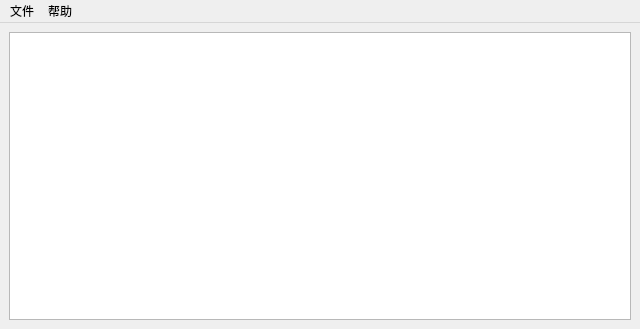
<?xml version="1.0" encoding="UTF-8"?>
<ui version="4.0">
 <class>MainWindow</class>
 <widget class="QMainWindow" name="MainWindow">
  <property name="geometry">
   <rect>
    <x>0</x>
    <y>0</y>
    <width>640</width>
    <height>329</height>
   </rect>
  </property>
  <property name="windowTitle">
   <string>Qt Application</string>
  </property>
  <widget class="QWidget" name="centralwidget">
   <layout class="QVBoxLayout" name="verticalLayout">
    <item>
     <widget class="QTextEdit" name="textEdit"/>
    </item>
   </layout>
  </widget>
  <widget class="QMenuBar" name="menuBar">
   <property name="geometry">
    <rect>
     <x>0</x>
     <y>0</y>
     <width>640</width>
     <height>27</height>
    </rect>
   </property>
   <widget class="QMenu" name="menu">
    <property name="title">
     <string>文件</string>
    </property>
    <addaction name="action_2"/>
    <addaction name="action_3"/>
    <addaction name="action_4"/>
   </widget>
   <widget class="QMenu" name="menu_2">
    <property name="title">
     <string>帮助</string>
    </property>
    <addaction name="action"/>
   </widget>
   <addaction name="menu"/>
   <addaction name="menu_2"/>
  </widget>
  <action name="action">
   <property name="text">
    <string>退出</string>
   </property>
  </action>
  <action name="action_2">
   <property name="text">
    <string>新文件</string>
   </property>
  </action>
  <action name="action_3">
   <property name="text">
    <string>保存文件</string>
   </property>
  </action>
  <action name="action_4">
   <property name="text">
    <string>打开文件</string>
   </property>
  </action>
 </widget>
 <resources/>
 <connections/>
</ui>
